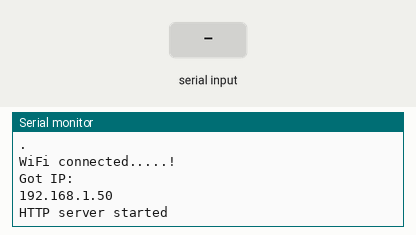
Simulated run of this sketch. Board: ESP8266 (NodeMCU). Parts: the last lines printed to the serial monitor. The inputs (shaded band) are chosen by the test bench. WiFi joins after 1.5 s; servers stay silent unless stated.

Above: at 3.2 s.
3.3 s: "1" received over the second serial link
At 4.1 s:
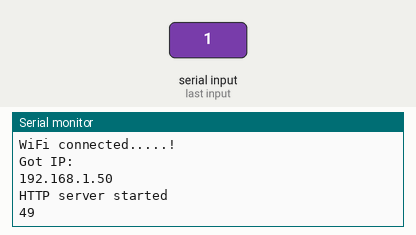
4.8 s: "0" received over the second serial link
At 5.3 s:
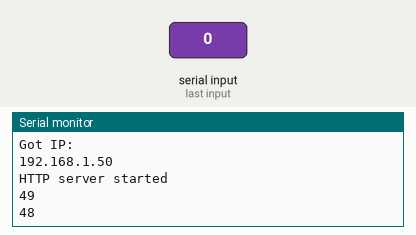

The sketch:

serial_comm_esp.ino
```cpp
#include <SoftwareSerial.h>
#include <ESP8266WiFi.h>
#include <ESP8266WebServer.h>
#include <WiFiClient.h>

ESP8266WebServer server(80);
SoftwareSerial s(D6, D5);

const char* ssid = "wifi_ssid";
const char* password = "password";

int data;
String page = "";

void setup()
{
  s.begin(9600);
  Serial.begin(9600);

  Serial.println("Connecting to");
  Serial.println(ssid);

  WiFi.begin(ssid, password);

  while (WiFi.status() != WL_CONNECTED)
  {
    delay(1000);
    Serial.println(".");
  }

  Serial.println("");
  Serial.println("WiFi connected.....!");
  Serial.println("Got IP: ");
  Serial.println(WiFi.localIP());

  server.begin();
  Serial.println("HTTP server started");

  server.on("/", [](){
    page = "<h1>Sensor to Node MCU Web Server</h1><h3>Data:</h3> <h4>"+String(data)+"</h4>";
    server.send(200, "text/html", page);
  });
}

void loop()
{
  s.write("s");

  if(s.available()>0)
  {
    data = s.read();
    Serial.println(data);
  }
//  delay(1000);
  server.handleClient();
}
```

Measured:
- after the input at 3.3 s, the serial monitor: prints a new line at once (image 1)
- after the input at 4.8 s, the serial monitor: prints a new line at once (image 2)
